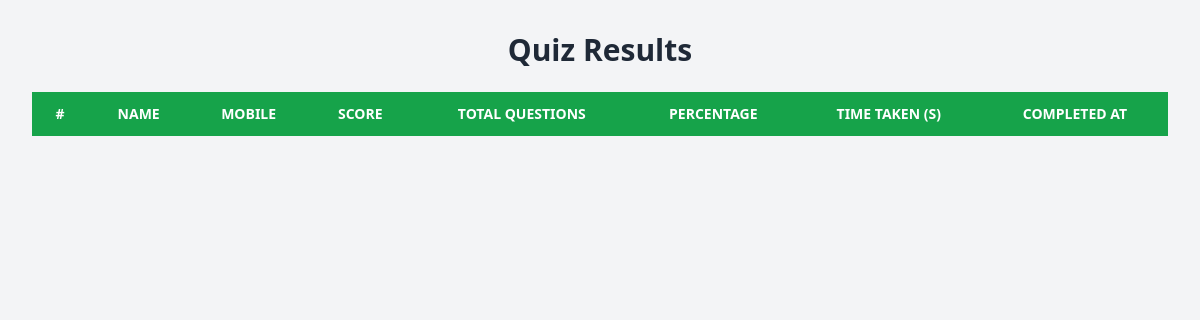
Page /result.php on the earlier database version.
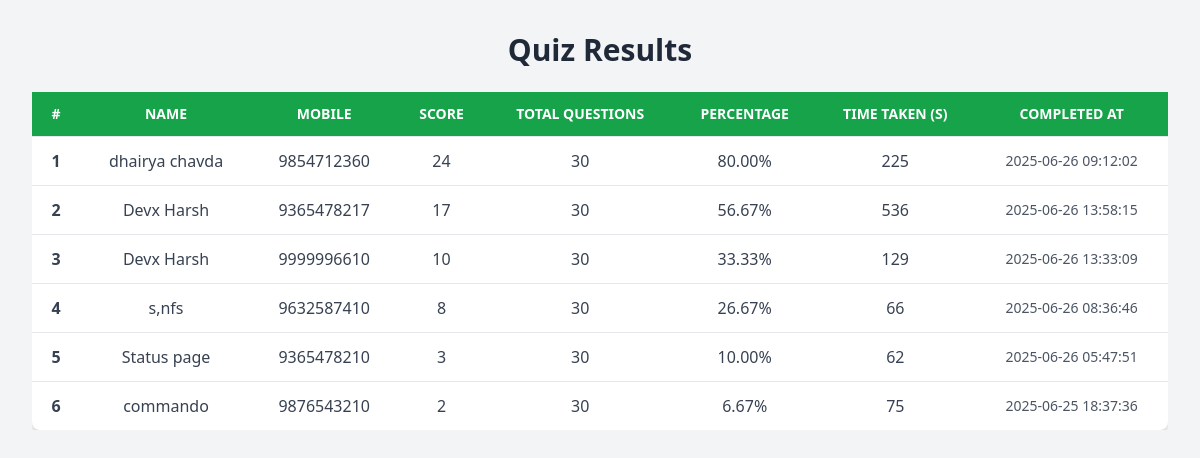
Same page on the later database version.
### tables this page shows
CREATE TABLE `quiz_results` (
  `id` int(11) NOT NULL,
  `user_id` int(11) NOT NULL,
  `score` int(11) NOT NULL,
  `total_questions` int(11) NOT NULL,
  `percentage` decimal(5,2) NOT NULL,
  `time_taken` int(11) DEFAULT NULL,
  `completed_at` timestamp NOT NULL DEFAULT current_timestamp()
);

CREATE TABLE `users` (
  `id` int(11) NOT NULL,
  `name` varchar(100) NOT NULL,
  `mobile` varchar(15) NOT NULL,
  `created_at` timestamp NOT NULL DEFAULT current_timestamp(),
  `school` varchar(100) NOT NULL,
  `stream` varchar(100) NOT NULL
);

### result.php (the view, shortened to what this page needs)
<?php
$servername = "localhost";
$username = "root";
$password = "";
$database = "quiz_game";
$conn = mysqli_connect($servername, $username, $password, $database);
$query = "
    SELECT
        u.name,
        u.mobile,
        qr.score,
        qr.total_questions,
        qr.percentage,
        qr.time_taken,
        qr.completed_at
    FROM quiz_results qr
    INNER JOIN users u ON qr.user_id = u.id
    ORDER BY qr.score DESC, qr.time_taken ASC
";
$result = mysqli_query($conn, $query);
?>
<!DOCTYPE html>
<html lang="en">
<head>
    <script src="https://cdn.tailwindcss.com"></script>
</head>
<body class="bg-gray-100 p-8">
    <div class="max-w-7xl mx-auto">
        <h2 class="text-3xl font-bold text-center text-gray-800 mb-6">Quiz Results</h2>
        <div class="overflow-x-auto">
            <table class="min-w-full bg-white rounded-lg shadow-md">
                <thead>
                    <tr class="bg-green-600 text-white text-sm uppercase">
                        <th class="py-3 px-4">#</th>
                        <th class="py-3 px-4">Name</th>
                        <th class="py-3 px-4">Mobile</th>
                        <th class="py-3 px-4">Score</th>
                        <th class="py-3 px-4">Total Questions</th>
                        <th class="py-3 px-4">Percentage</th>
                        <th class="py-3 px-4">Time Taken (s)</th>
                        <th class="py-3 px-4">Completed At</th>
                    </tr>
                </thead>
                <tbody class="text-center text-gray-700">
                    <?php
                    $rank = 1;
                    while ($row = mysqli_fetch_assoc($result)) {
                        echo "<tr class='border-t hover:bg-gray-100 transition'>
                                <td class='py-3 px-4 font-semibold'>{$rank}</td>
                                <td class='py-3 px-4'>{$row['name']}</td>
                                <td class='py-3 px-4'>{$row['mobile']}</td>
                                <td class='py-3 px-4'>{$row['score']}</td>
                                <td class='py-3 px-4'>{$row['total_questions']}</td>
                                <td class='py-3 px-4'>{$row['percentage']}%</td>
                                <td class='py-3 px-4'>{$row['time_taken']}</td>
                                <td class='py-3 px-4 text-sm text-gray-600'>{$row['completed_at']}</td>
                              </tr>";
                        $rank++;
                    }
                    ?>
                </tbody>
            </table>
        </div>
    </div>
</body>
</html>

Differences in the rows shown:
added quiz_results: user.name "dhairya chavda", user.mobile "9854712360", score "24", total_questions "30", percentage "80.00", time_taken "225", completed_at "2025-06-26 09:12:02"
added quiz_results: user.name "Devx Harsh", user.mobile "9365478217", score "17", total_questions "30", percentage "56.67", time_taken "536", completed_at "2025-06-26 13:58:15"
added quiz_results: user.name "Devx Harsh", user.mobile "9999996610", score "10", total_questions "30", percentage "33.33", time_taken "129", completed_at "2025-06-26 13:33:09"
added quiz_results: user.name "s,nfs", user.mobile "9632587410", score "8", total_questions "30", percentage "26.67", time_taken "66", completed_at "2025-06-26 08:36:46"
added quiz_results: user.name "Status page", user.mobile "9365478210", score "3", total_questions "30", percentage "10.00", time_taken "62", completed_at "2025-06-26 05:47:51"
added quiz_results: user.name "commando", user.mobile "9876543210", score "2", total_questions "30", percentage "6.67", time_taken "75", completed_at "2025-06-25 18:37:36"
